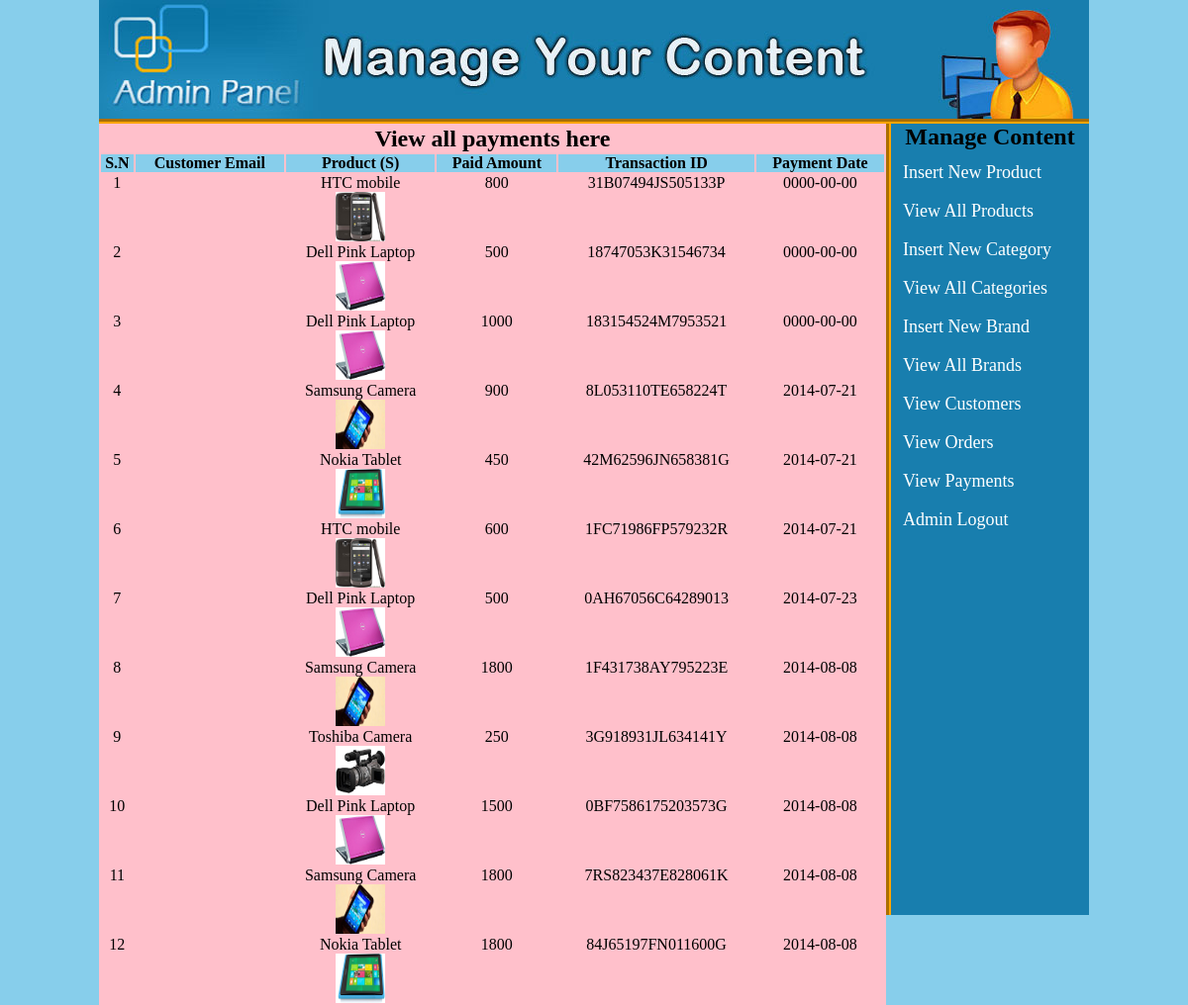
The page /admin_area/index.php?view_payments (signed in) on the database its author committed.
### tables this page shows
CREATE TABLE `payments` (
  `payment_id` int(100) NOT NULL,
  `amount` int(100) NOT NULL,
  `customer_id` int(100) NOT NULL,
  `product_id` int(100) NOT NULL,
  `trx_id` varchar(255) NOT NULL,
  `currency` text NOT NULL,
  `payment_date` date NOT NULL
);

CREATE TABLE `products` (
  `product_id` int(100) NOT NULL,
  `product_cat` int(100) NOT NULL,
  `product_brand` int(100) NOT NULL,
  `product_title` varchar(255) NOT NULL,
  `product_price` int(100) NOT NULL,
  `product_desc` text NOT NULL,
  `product_image` text NOT NULL,
  `product_keywords` text NOT NULL
);

### admin_area/view_payments.php (the view)
<?php
if(!isset($_SESSION['user_email'])){
	echo "<script>window.open('login.php?not_admin=You are not an Admin!','_self')</script>";
}
else {
?>
<table width="795" align="center" bgcolor="pink">
	<tr align="center">
		<td colspan="6"><h2>View all payments here</h2></td>
	</tr>
	<tr align="center" bgcolor="skyblue">
		<th>S.N</th>
		<th>Customer Email</th>
		<th>Product (S)</th>
		<th>Paid Amount</th>
		<th>Transaction ID</th>
		<th>Payment Date</th>
	</tr>
	<?php
	include("includes/db.php");
	$get_payment = "select * from payments";
	$run_payment = mysqli_query($con, $get_payment);
	$i = 0;
	while ($row_payment=mysqli_fetch_array($run_payment)){
		$amount = $row_payment['amount'];
		$trx_id = $row_payment['trx_id'];
		$payment_date = $row_payment['payment_date'];
		$pro_id = $row_payment['product_id'];
		$c_id = $row_c['customer_id'];
		$i++;
		$get_pro = "select * from products where product_id='$pro_id'";
		$run_pro = mysqli_query($con, $get_pro);
		$row_pro=mysqli_fetch_array($run_pro);
		$pro_image = $row_pro['product_image'];
		$pro_title = $row_pro['product_title'];
		$get_c = "select * from customers where customer_id='$c_id'";
		$run_c = mysqli_query($con, $get_c);
		$row_c=mysqli_fetch_array($run_c);
		$c_email = $row_c['customer_email'];
	?>
	<tr align="center">
		<td><?php echo $i;?></td>
		<td><?php echo $c_email; ?></td>
		<td>
		<?php echo $pro_title;?><br>
		<img src="../admin_area/product_images/<?php echo $pro_image;?>" width="50" height="50" />
		</td>
		<td><?php echo $amount;?></td>
		<td><?php echo $trx_id;?></td>
		<td><?php echo $payment_date;?></td>
	</tr>
	<?php } ?>
</table>
<?php } ?>

### admin_area/styles/style.css (style rules this page uses)
html, body, div, span, applet, object, iframe, h1, h2, h3, h4, h5, h6, p, blockquote, pre, a, abbr, acronym, address, big, cite, code, del, dfn, em, img, ins, kbd, q, s, samp, small, strike, strong, sub, sup, tt, var, b, u, i, center, dl, dt, dd, ol, ul, li, fieldset, form, label, legend, table, caption, tbody, tfoot, thead, tr, th, td, article, aside, canvas, details, embed, figure, figcaption, footer, header, hgroup, menu, nav, output, ruby, section, summary, time, mark, audio, video { margin: 0; padding: 0; border: 0; vertical-align: baseline; }
body { background:skyblue; }

### rows shown on the page
payments: product.product_title "HTC mobile", product.product_image (picture), amount "800", trx "31B07494JS505133P", payment_date "0000-00-00"
payments: product.product_title "Dell Pink Laptop", product.product_image (picture), amount "500", trx "18747053K31546734", payment_date "0000-00-00"
payments: product.product_title "Dell Pink Laptop", product.product_image (picture), amount "1000", trx "183154524M7953521", payment_date "0000-00-00"
payments: product.product_title "Samsung Camera", product.product_image (picture), amount "900", trx "8L053110TE658224T", payment_date "2014-07-21"
payments: product.product_title "Nokia Tablet", product.product_image (picture), amount "450", trx "42M62596JN658381G", payment_date "2014-07-21"
payments: product.product_title "HTC mobile", product.product_image (picture), amount "600", trx "1FC71986FP579232R", payment_date "2014-07-21"
payments: product.product_title "Dell Pink Laptop", product.product_image (picture), amount "500", trx "0AH67056C64289013", payment_date "2014-07-23"
payments: product.product_title "Samsung Camera", product.product_image (picture), amount "1800", trx "1F431738AY795223E", payment_date "2014-08-08"
payments: product.product_title "Toshiba Camera", product.product_image (picture), amount "250", trx "3G918931JL634141Y", payment_date "2014-08-08"
payments: product.product_title "Dell Pink Laptop", product.product_image (picture), amount "1500", trx "0BF7586175203573G", payment_date "2014-08-08"
payments: product.product_title "Samsung Camera", product.product_image (picture), amount "1800", trx "7RS823437E828061K", payment_date "2014-08-08"
payments: product.product_title "Nokia Tablet", product.product_image (picture), amount "1800", trx "84J65197FN011600G", payment_date "2014-08-08"
